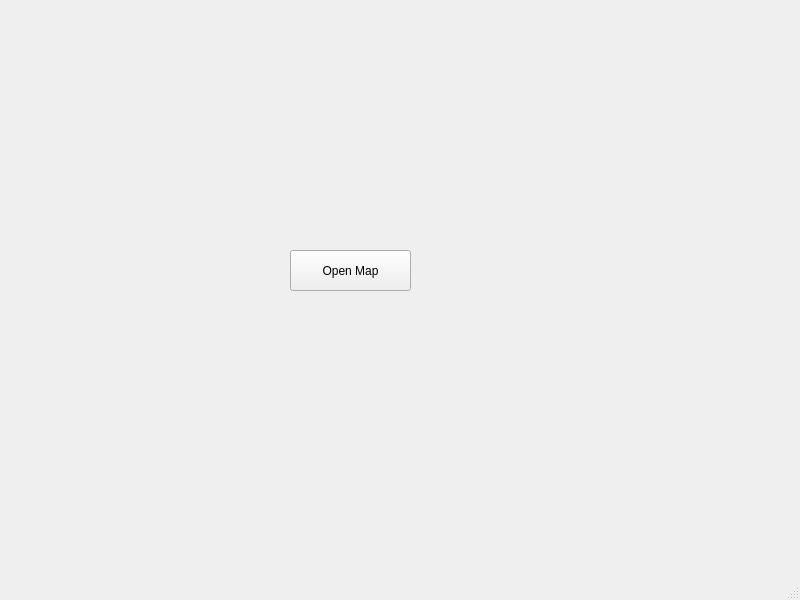
<?xml version="1.0" encoding="UTF-8"?>
<ui version="4.0">
 <class>MainWindow</class>
 <widget class="QMainWindow" name="MainWindow">
  <property name="geometry">
   <rect>
    <x>0</x>
    <y>0</y>
    <width>800</width>
    <height>600</height>
   </rect>
  </property>
  <property name="windowTitle">
   <string>MainWindow</string>
  </property>
  <widget class="QWidget" name="centralwidget">
   <widget class="QPushButton" name="_map_button">
    <property name="geometry">
     <rect>
      <x>290</x>
      <y>250</y>
      <width>121</width>
      <height>41</height>
     </rect>
    </property>
    <property name="text">
     <string>Open Map</string>
    </property>
   </widget>
  </widget>
  <widget class="QMenuBar" name="menubar">
   <property name="geometry">
    <rect>
     <x>0</x>
     <y>0</y>
     <width>800</width>
     <height>22</height>
    </rect>
   </property>
  </widget>
  <widget class="QStatusBar" name="statusbar"/>
 </widget>
 <resources/>
 <connections/>
</ui>
